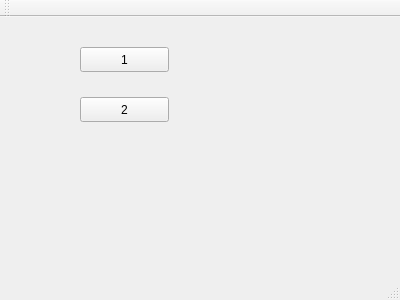
<?xml version="1.0" encoding="UTF-8"?>
<ui version="4.0">
 <class>MainWindow</class>
 <widget class="QMainWindow" name="MainWindow">
  <property name="geometry">
   <rect>
    <x>0</x>
    <y>0</y>
    <width>400</width>
    <height>300</height>
   </rect>
  </property>
  <property name="windowTitle">
   <string>MainWindow</string>
  </property>
  <widget class="QWidget" name="centralWidget">
   <widget class="QPushButton" name="pushButton">
    <property name="geometry">
     <rect>
      <x>80</x>
      <y>30</y>
      <width>89</width>
      <height>25</height>
     </rect>
    </property>
    <property name="text">
     <string>1</string>
    </property>
   </widget>
   <widget class="QPushButton" name="pushButton_2">
    <property name="geometry">
     <rect>
      <x>80</x>
      <y>80</y>
      <width>89</width>
      <height>25</height>
     </rect>
    </property>
    <property name="text">
     <string>2</string>
    </property>
   </widget>
  </widget>
  <widget class="QMenuBar" name="menuBar">
   <property name="geometry">
    <rect>
     <x>0</x>
     <y>0</y>
     <width>400</width>
     <height>22</height>
    </rect>
   </property>
  </widget>
  <widget class="QToolBar" name="mainToolBar">
   <attribute name="toolBarArea">
    <enum>TopToolBarArea</enum>
   </attribute>
   <attribute name="toolBarBreak">
    <bool>false</bool>
   </attribute>
  </widget>
  <widget class="QStatusBar" name="statusBar"/>
 </widget>
 <layoutdefault spacing="6" margin="11"/>
 <resources/>
 <connections/>
</ui>
